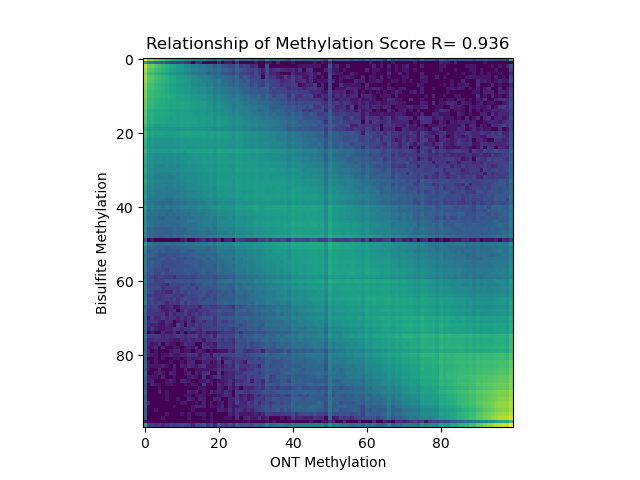

Generate this figure with Python:
#!/usr/bin/env python

import sys
import matplotlib.pyplot as plt
import numpy
#exercise 3.a

ontsite = []
bisulfitesite = []
ontcoverage = []
biscoverage = []
ontmeth = []
bismeth = []

for line in open("ONT.cpg.chr2.bedgraph"):
	fields = line.rstrip('\n').split()
	ontsite.append(float(fields[1]))
	ontmeth.append(float(fields[3]))
	ontcoverage.append(int(fields[4]))

for line in open("bisulfite.cpg.chr2.bedgraph"):
	fields = line.rstrip('\n').split()
	bisulfitesite.append(float(fields[1]))
	bismeth.append(float(fields[3]))
	biscoverage.append(int(fields[4]))

ont_set = set()
for i in range(len(ontsite)):
    if ontsite[i] not in ont_set:
        ont_set.add(ontsite[i])


bis_set = set()
for i in range(len(bisulfitesite)):
    if bisulfitesite[i] not in bis_set:
        bis_set.add(bisulfitesite[i])

diffont = ont_set.difference(bis_set)
diffbis = bis_set.difference(ont_set)

bothsite = ont_set.intersection(bis_set)

print(f"ONT unique reads: {len(diffont)} ({len(diffont)/len(ontsite) * 100})%")
print(f"Bisulfite unique reads: {len(diffbis)} ({len(diffbis)/len(bisulfitesite) * 100})%")
print(f"Shared sites: {len(bothsite)} ({len(bothsite)/(len(bisulfitesite)+len(ontsite)) * 100})%")

'''
fig, ax1= plt.subplots()
ax1.hist(ontcoverage, bins = 2000, alpha = 0.5, label = 'ONT')
ax1.set_xlabel("Coverage")
ax1.set_ylabel("Frequency (site)")
ax1.hist(biscoverage, bins = 2000, alpha = 0.5, label = 'bisulfite')
ax1.set_xlim(0,100)
ax1.set_title('Coverage Frequency Comparison between ONT and Bisfulite')
ax1.legend(loc = 'upper right')
fig.savefig("coverage.png") 
fig.tight_layout()
plt.show()
plt.close
'''

ontmethboth = []
bismethboth = []
for i in range(len(ontsite)):
	if ontsite[i] in bothsite:
		ontmethboth.append(ontmeth[i])

for j in range(len(bisulfitesite)):
	if bisulfitesite[j] in bothsite:
		bismethboth.append(bismeth[j])

corr = numpy.corrcoef(ontmethboth, bismethboth)

fig = plt.figure()
plt.imshow(numpy.log10(1 + numpy.histogram2d(ontmethboth, bismethboth, bins = 100)[0]))
plt.xlabel("ONT Methylation")
plt.ylabel("Bisulfite Methylation")
plt.title(f'Relationship of Methylation Score R= {corr[0,1]:0.3f}')
fig.savefig("methylation.png") 
plt.show()



